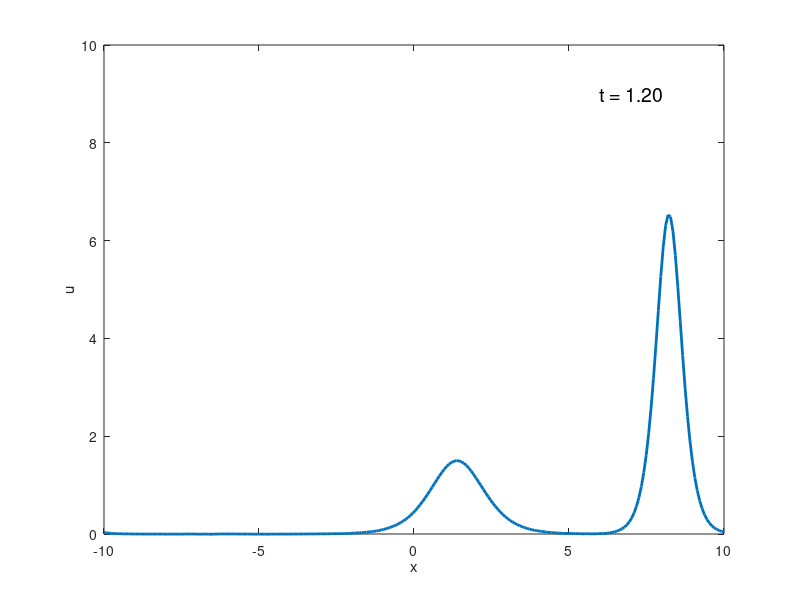
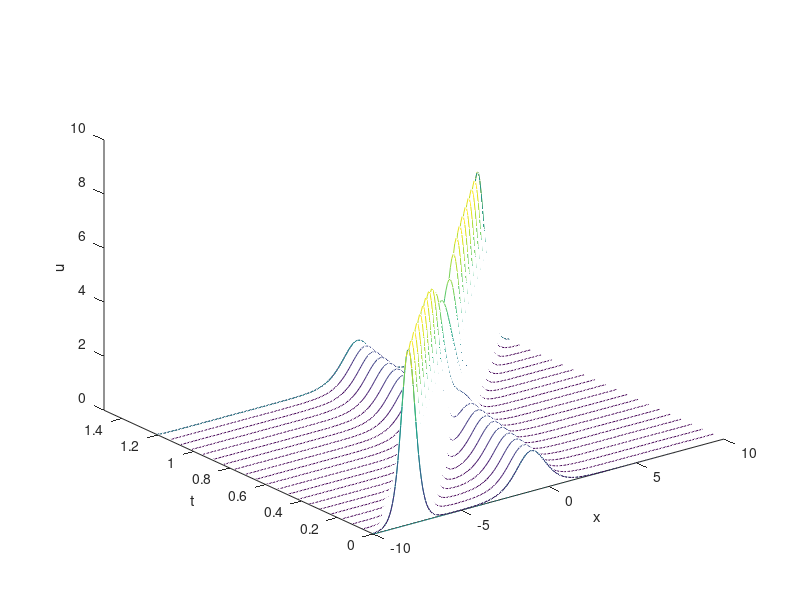

The MATLAB script that drew these images, in order:

set(gca,'FontSize',8)
set(gca,'LineWidth',2)

N = 256;
x = linspace(-10,10,N);
delta_x = x(2) - x(1);
delta_k = 2*pi/(N*delta_x);

k = [0:delta_k:(N/2-1)*delta_k,0,-(N/2-1)*delta_k:delta_k:-delta_k];

c_1=13;
c_2 =3;
u = 1/2*c_1*(sech(sqrt(c_1)*(x+8)/2)).^2 + 1/2*c_2*(sech(sqrt(c_2)*(x+1)/2)).^2;

delta_t = 0.4/N^2;
t=0;
plot(x,u,'LineWidth',2)
axis([-10 10 0 10])
xlabel('x')
ylabel('u')
text(6,9,['t = ',num2str(t,'%1.2f')],'FontSize',14)
drawnow

tmax = 1.5; nplt = floor((tmax/100)/delta_t); nmax = round(tmax/delta_t);
udata = u.'; tdata = 0;
U = fft(u);

for n = 1:nmax-40000
    
    t = n*delta_t;
   
    U = U.*exp(1i*k.^3*delta_t); % Lineal
    U = U - (3i*k*delta_t).*fft((real(ifft(U))).^2); % No Lineal
    
    if mod(n,nplt) == 0
        u = real(ifft(U));
        udata = [udata u.']; tdata = [tdata t];
        if mod(n,4*nplt) == 0
            plot(x,u,'LineWidth',2)
            axis([-10 10 0 10])
            xlabel('x')
            ylabel('u')
            text(6,9,['t = ',num2str(t,'%1.2f')],'FontSize',14)
            drawnow
        end
    end
end

figure

waterfall(x,tdata(1:4:end),udata(:,1:4:end)')
xlabel x, ylabel t, axis([-10 10 0 tmax 0 10]), grid off
zlabel u